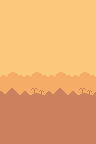

Rendered tile map (Tiled .tmx) drawn with the repository's tilesets; below, a short description and the full map source, tile grids included:
An orthogonal 4x6 tile map with 24x24 px tiles, 1 tile layer (Tile Layer 1).

<map version="1.10" tiledversion="1.11.2" orientation="orthogonal" renderorder="right-down" width="4" height="6" tilewidth="24" tileheight="24" infinite="0" nextlayerid="2" nextobjectid="1">
 <tileset firstgid="1" name="tilemap-backgrounds_packed" tilewidth="24" tileheight="24" tilecount="24" columns="8">
  <image source="tilemap-backgrounds_packed.png" width="192" height="72" />
 </tileset>
 <layer id="1" name="Tile Layer 1" width="4" height="6">
  <data encoding="csv">
5,5,5,5,
5,5,5,5,
5,5,5,5,
13,14,13,14,
21,21,21,21,
21,21,21,21
</data>
 </layer>
</map>
